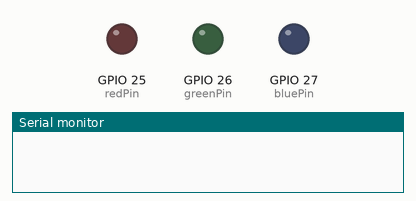
A program run on a simulated ESP32. Shown: output pins drawn as LEDs (lit = HIGH), the last lines printed to the serial monitor.

Above: at 0.2 s.
At 1.7 s:
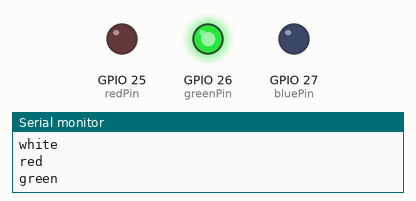
At 2.7 s:
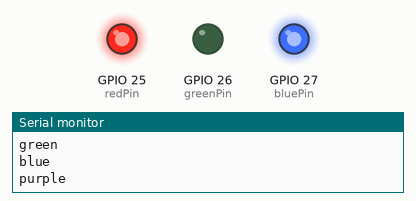
At 3.7 s:
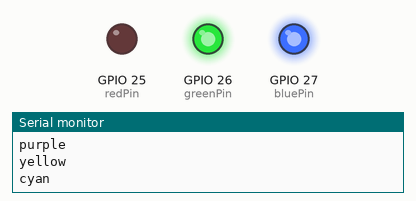
At 5.7 s:
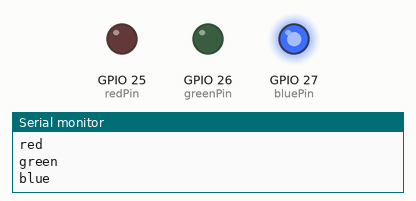
At 7.7 s:
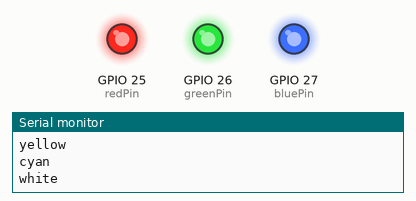
Timing chart, 0 to 8.1 s (numbered marks = the images above):
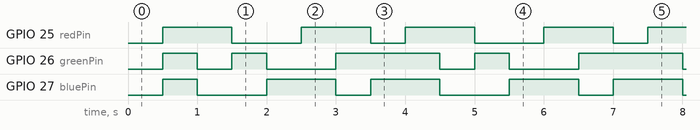

Measured:
- by itself, GPIO 25 (redPin), GPIO 27 (bluePin): repeats every 3.5 s: LOW 1.0 s, HIGH 1.0 s, LOW 0.50 s, HIGH 1.0 s
- by itself, GPIO 26 (greenPin): repeats every 3.5 s: LOW 0.50 s, HIGH 0.50 s, LOW 1.0 s, HIGH 1.5 s
- by itself, everything shown: repeats every 3.5 s, in 7 steps

The program:

main.cpp
```cpp
#include <Arduino.h>

#define redPin 25
#define greenPin 26
#define bluePin 27

void setup()
{
  Serial.begin(9600);

  pinMode(redPin, OUTPUT);
  pinMode(greenPin, OUTPUT);
  pinMode(bluePin, OUTPUT);
}

void loop()
{
  delay(500);
  Serial.println("white");
  analogWrite(redPin, 255);
  analogWrite(greenPin, 255);
  analogWrite(bluePin, 255);

  delay(500);
  Serial.println("red");
  analogWrite(redPin, 255);
  analogWrite(greenPin, 0);
  analogWrite(bluePin, 0);

  delay(500);
  Serial.println("green");
  analogWrite(redPin, 0);
  analogWrite(greenPin, 255);
  analogWrite(bluePin, 0);

  delay(500);
  Serial.println("blue");
  analogWrite(redPin, 0);
  analogWrite(greenPin, 0);
  analogWrite(bluePin, 255);

  delay(500);
  Serial.println("purple");
  analogWrite(redPin, 255);
  analogWrite(greenPin, 0);
  analogWrite(bluePin, 255);

  delay(500);
  Serial.println("yellow");
  analogWrite(redPin, 255);
  analogWrite(greenPin, 255);
  analogWrite(bluePin, 0);

  delay(500);
  Serial.println("cyan");
  analogWrite(redPin, 0);
  analogWrite(greenPin, 255);
  analogWrite(bluePin, 255);
}
```
